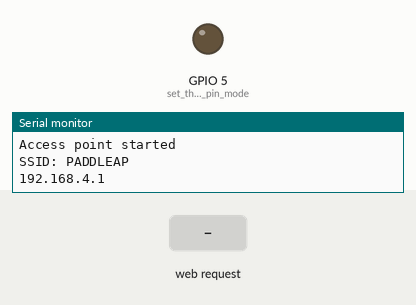
Bench run of a sketch on a simulated ESP32. On the bench: output pins drawn as LEDs (lit = HIGH), the last lines printed to the serial monitor. The inputs (shaded band) are chosen by the test bench. WiFi joins after 1.5 s; servers stay silent unless stated.

Above: at 1.2 s.
1.3 s: HTTP request GET /H received
At 2.1 s:
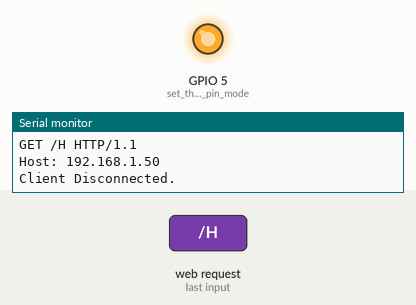
2.8 s: HTTP request GET /L received
At 3.2 s:
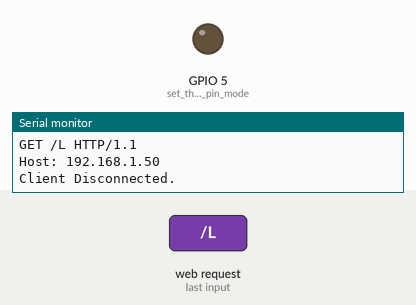
Timing chart, 0 to 5.8 s (numbered marks = the images above; inputs shaded):
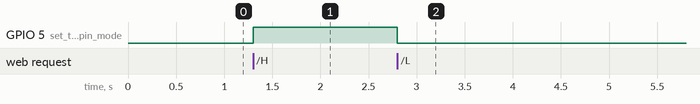

Measured:
- after the input at 1.3 s, GPIO 5 (set_the_LED_pin_mode): LOW → HIGH at once
- after the input at 2.8 s, GPIO 5 (set_the_LED_pin_mode): HIGH → LOW at once

The sketch:

SimpleWiFiServerworks.ino
```cpp
/*
 WiFi Web Server LED Blink

 A simple web server that lets you blink an LED via the web.
 This sketch will print the IP address of your WiFi Shield (once connected)
 to the Serial monitor. From there, you can open that address in a web browser
 to turn on and off the LED on pin 5.

 If the IP address of your shield is yourAddress:
 http://yourAddress/H turns the LED on
 http://yourAddress/L turns it off

 This example is written for a network using WPA encryption. For
 WEP or WPA, change the Wifi.begin() call accordingly.

 Circuit:
 * WiFi shield attached
 * LED attached to pin 5

 created for arduino 25 Nov 2012
 by Tom Igoe

ported for sparkfun esp32
31.01.2017 by Jan Hendrik Berlin

 */

#include <WiFi.h>


#define CREATEAP

#ifdef CREATEAP
const char* ssid     = "PADDLEAP";
const char* password = "PADDLEAP";
#else
const char* ssid     = "xxxxx";
const char* password = "xxxxx";
#endif


WiFiServer server(80);

void setup()
{
    Serial.begin(115200);
    pinMode(5, OUTPUT);      // set the LED pin mode

    delay(10);

    // We start by connecting to a WiFi network

#ifdef CREATEAP
    if(WiFi.softAP(ssid, 0)) { //password)) {
        Serial.println("\r\nAccess point started");
        Serial.println(String("SSID: ")+ssid);
        //Serial.println(String("Password: ")+password);
        Serial.println(WiFi.softAPIP());
    } else {
        Serial.println("\r\nFailed to create access point");
        while(1);
    }
#else
    Serial.println();
    Serial.print("Connecting to ");
    Serial.println(ssid);

    WiFi.begin(ssid, password);

    while (WiFi.status() != WL_CONNECTED) {
        delay(500);
        Serial.print(".");
    }
    Serial.println("");
    Serial.println("WiFi connected.");
    Serial.println("IP address: ");
    Serial.println(WiFi.localIP());

#endif
    server.begin();

}

int value = 0;

void loop(){
 WiFiClient client = server.available();   // listen for incoming clients

  if (client) {                             // if you get a client,
    Serial.println("New Client.");           // print a message out the serial port
    String currentLine = "";                // make a String to hold incoming data from the client
    while (client.connected()) {            // loop while the client's connected
      if (client.available()) {             // if there's bytes to read from the client,
        char c = client.read();             // read a byte, then
        Serial.write(c);                    // print it out the serial monitor
        if (c == '\n') {                    // if the byte is a newline character

          // if the current line is blank, you got two newline characters in a row.
          // that's the end of the client HTTP request, so send a response:
          if (currentLine.length() == 0) {
            // HTTP headers always start with a response code (e.g. HTTP/1.1 200 OK)
            // and a content-type so the client knows what's coming, then a blank line:
            client.println("HTTP/1.1 200 OK");
            client.println("Content-type:text/html");
            client.println();

            // the content of the HTTP response follows the header:
            client.print("Click <a href=\"/H\">here</a> to turn the LED on pin 5 on.<br>");
            client.print("Click <a href=\"/L\">here</a> to turn the LED on pin 5 off.<br>");

            // The HTTP response ends with another blank line:
            client.println();
            // break out of the while loop:
            break;
          } else {    // if you got a newline, then clear currentLine:
            currentLine = "";
          }
        } else if (c != '\r') {  // if you got anything else but a carriage return character,
          currentLine += c;      // add it to the end of the currentLine
        }

        // Check to see if the client request was "GET /H" or "GET /L":
        if (currentLine.endsWith("GET /H")) {
          digitalWrite(5, HIGH);               // GET /H turns the LED on
        }
        if (currentLine.endsWith("GET /L")) {
          digitalWrite(5, LOW);                // GET /L turns the LED off
        }
      }
    }
    // close the connection:
    client.stop();
    Serial.println("Client Disconnected.");
  }
}
```
